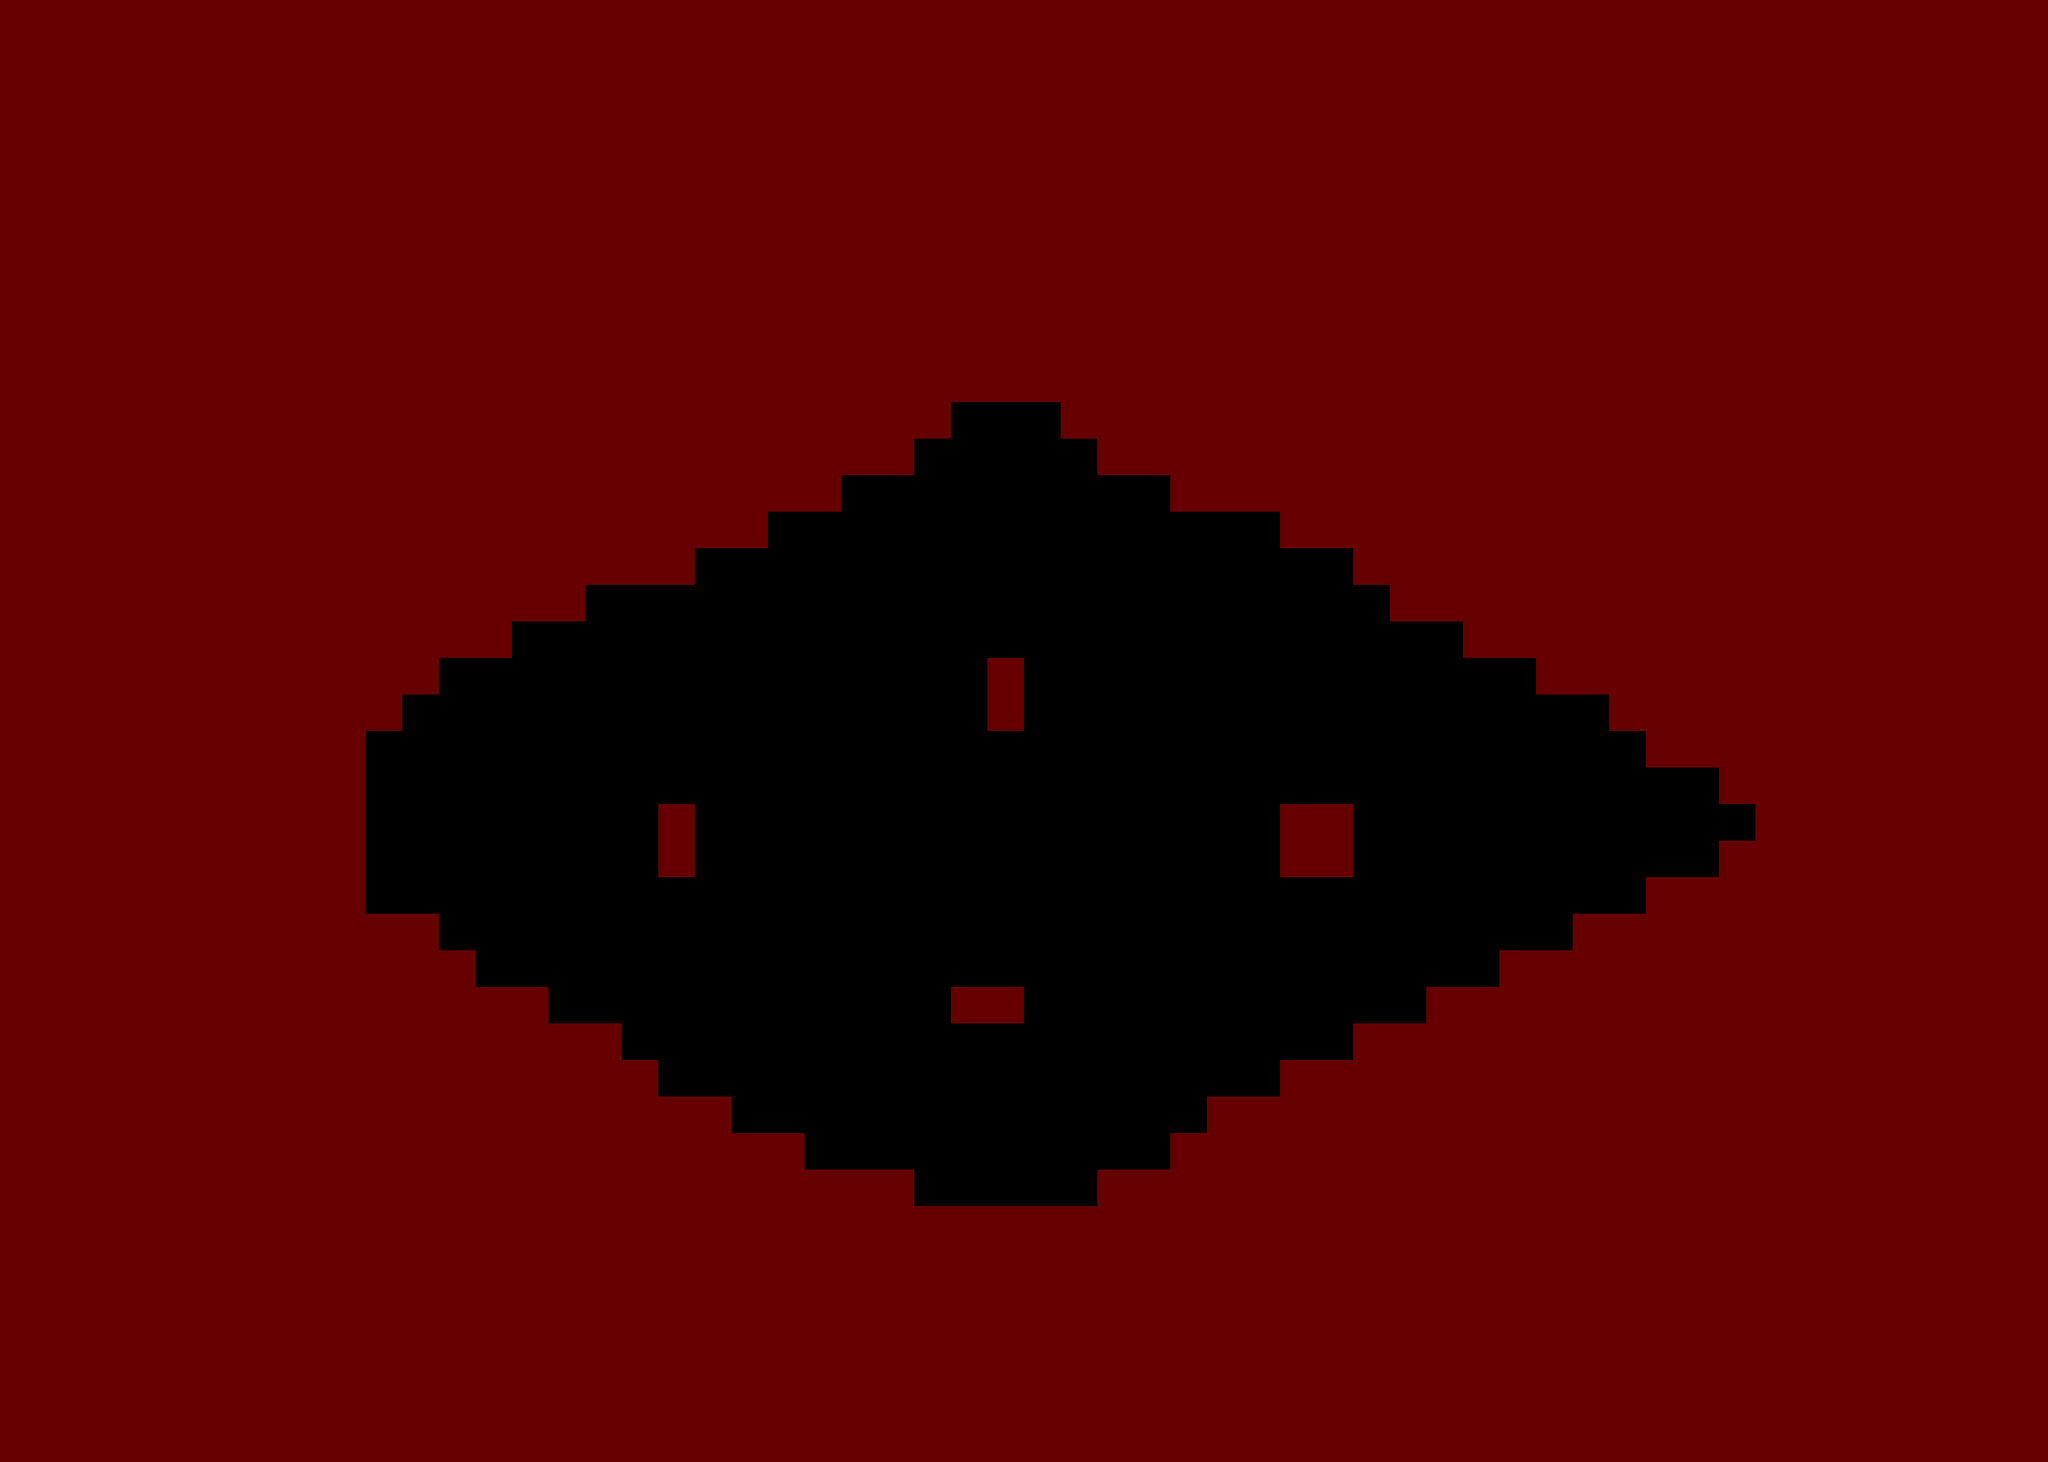

A level layout from a 2D game, rendered from its tile map. Below: a short description, then the map file with its tile-grid data intact:
An orthogonal 56x40 tile map with 64x64 px tiles, 1 tile layer (碰撞（红色）), 2 tilesets.

<map version="1.0" tiledversion="1.1.6" orientation="orthogonal" renderorder="left-up" width="56" height="40" tilewidth="64" tileheight="64" infinite="0" nextobjectid="1"><tileset firstgid="1" name="tile_res" tilewidth="64" tileheight="64" tilecount="2" columns="2"><image source="../misc/tile_res.png" width="128" height="64" /></tileset><tileset firstgid="3" name="tile_res" tilewidth="64" tileheight="64" tilecount="2" columns="2"><image source="../misc/tile_res.png" width="128" height="64" /></tileset><imagelayer name="背景"><image source="mdata.jpg" width="3584" height="2560" /></imagelayer><layer name="碰撞（红色）" width="56" height="40"><data encoding="csv">1,1,1,1,1,1,1,1,1,1,1,1,1,1,1,1,1,1,1,1,1,1,1,1,1,1,1,1,1,1,1,1,1,1,1,1,1,1,1,1,1,1,1,1,1,1,1,1,1,1,1,1,1,1,1,1,1,1,1,1,1,1,1,1,1,1,1,1,1,1,1,1,1,1,1,1,1,1,1,1,1,1,1,1,1,1,1,1,1,1,1,1,1,1,1,1,1,1,1,1,1,1,1,1,1,1,1,1,1,1,1,1,1,1,1,1,1,1,1,1,1,1,1,1,1,1,1,1,1,1,1,1,1,1,1,1,1,1,1,1,1,1,1,1,1,1,1,1,1,1,1,1,1,1,1,1,1,1,1,1,1,1,1,1,1,1,1,1,1,1,1,1,1,1,1,1,1,1,1,1,1,1,1,1,1,1,1,1,1,1,1,1,1,1,1,1,1,1,1,1,1,1,1,1,1,1,1,1,1,1,1,1,1,1,1,1,1,1,1,1,1,1,1,1,1,1,1,1,1,1,1,1,1,1,1,1,1,1,1,1,1,1,1,1,1,1,1,1,1,1,1,1,1,1,1,1,1,1,1,1,1,1,1,1,1,1,1,1,1,1,1,1,1,1,1,1,1,1,1,1,1,1,1,1,1,1,1,1,1,1,1,1,1,1,1,1,1,1,1,1,1,1,1,1,1,1,1,1,1,1,1,1,1,1,1,1,1,1,1,1,1,1,1,1,1,1,1,1,1,1,1,1,1,1,1,1,1,1,1,1,1,1,1,1,1,1,1,1,1,1,1,1,1,1,1,1,1,1,1,1,1,1,1,1,1,1,1,1,1,1,1,1,1,1,1,1,1,1,1,1,1,1,1,1,1,1,1,1,1,1,1,1,1,1,1,1,1,1,1,1,1,1,1,1,1,1,1,1,1,1,1,1,1,1,1,1,1,1,1,1,1,1,1,1,1,1,1,1,1,1,1,1,1,1,1,1,1,1,1,1,1,1,1,1,1,1,1,1,1,1,1,1,1,1,1,1,1,1,1,1,1,1,1,1,1,1,1,1,1,1,1,1,1,1,1,1,1,1,1,1,1,1,1,1,1,1,1,1,1,1,1,1,1,1,1,1,1,1,1,1,1,1,1,1,1,1,1,1,1,1,1,1,1,1,1,1,1,1,1,1,1,1,1,1,1,1,1,1,1,1,1,1,1,1,1,1,1,1,1,1,1,1,1,1,1,1,1,1,1,1,1,1,1,1,1,1,1,1,1,1,1,1,1,1,1,1,1,1,1,1,1,1,1,1,1,1,1,1,1,1,1,1,1,1,1,1,1,1,1,1,1,1,1,1,1,1,1,1,1,1,1,1,1,1,1,1,1,1,1,1,1,1,1,1,1,1,1,1,1,1,1,1,1,1,1,1,1,1,1,1,1,1,1,1,1,1,1,1,1,1,1,1,0,0,0,1,1,1,1,1,1,1,1,1,1,1,1,1,1,1,1,1,1,1,1,1,1,1,1,1,1,1,1,1,1,1,1,1,1,1,1,1,1,1,1,1,1,1,1,1,1,1,1,1,1,1,1,0,0,0,0,0,1,1,1,1,1,1,1,1,1,1,1,1,1,1,1,1,1,1,1,1,1,1,1,1,1,1,1,1,1,1,1,1,1,1,1,1,1,1,1,1,1,1,1,1,1,1,1,1,1,0,0,0,0,0,0,0,0,0,1,1,1,1,1,1,1,1,1,1,1,1,1,1,1,1,1,1,1,1,1,1,1,1,1,1,1,1,1,1,1,1,1,1,1,1,1,1,1,1,1,1,1,1,1,0,0,0,0,0,0,0,0,0,0,0,0,0,0,1,1,1,1,1,1,1,1,1,1,1,1,1,1,1,1,1,1,1,1,1,1,1,1,1,1,1,1,1,1,1,1,1,1,1,1,1,1,1,1,0,0,0,0,0,0,0,0,0,0,0,0,0,0,0,0,0,0,1,1,1,1,1,1,1,1,1,1,1,1,1,1,1,1,1,1,1,1,1,1,1,1,1,1,1,1,1,1,1,1,1,1,1,0,0,0,0,0,0,0,0,0,0,0,0,0,0,0,0,0,0,0,0,0,0,1,1,1,1,1,1,1,1,1,1,1,1,1,1,1,1,1,1,1,1,1,1,1,1,1,1,1,1,1,1,1,1,0,0,0,0,0,0,0,0,0,0,0,0,0,0,0,0,0,0,0,0,0,0,0,0,0,0,1,1,1,1,1,1,1,1,1,1,1,1,1,1,1,1,1,1,1,1,1,1,1,1,1,1,1,1,0,0,0,0,0,0,0,0,0,0,0,0,0,0,0,1,0,0,0,0,0,0,0,0,0,0,0,0,0,0,1,1,1,1,1,1,1,1,1,1,1,1,1,1,1,1,1,1,1,1,1,1,1,1,1,0,0,0,0,0,0,0,0,0,0,0,0,0,0,0,0,1,0,0,0,0,0,0,0,0,0,0,0,0,0,0,0,0,1,1,1,1,1,1,1,1,1,1,1,1,1,1,1,1,1,1,1,1,1,1,0,0,0,0,0,0,0,0,0,0,0,0,0,0,0,0,0,0,0,0,0,0,0,0,0,0,0,0,0,0,0,0,0,0,0,1,1,1,1,1,1,1,1,1,1,1,1,1,1,1,1,1,1,1,1,1,0,0,0,0,0,0,0,0,0,0,0,0,0,0,0,0,0,0,0,0,0,0,0,0,0,0,0,0,0,0,0,0,0,0,0,0,0,1,1,1,1,1,1,1,1,1,1,1,1,1,1,1,1,1,1,1,0,0,0,0,0,0,0,0,1,0,0,0,0,0,0,0,0,0,0,0,0,0,0,0,0,1,1,0,0,0,0,0,0,0,0,0,0,0,1,1,1,1,1,1,1,1,1,1,1,1,1,1,1,1,1,1,0,0,0,0,0,0,0,0,1,0,0,0,0,0,0,0,0,0,0,0,0,0,0,0,0,1,1,0,0,0,0,0,0,0,0,0,0,1,1,1,1,1,1,1,1,1,1,1,1,1,1,1,1,1,1,1,0,0,0,0,0,0,0,0,0,0,0,0,0,0,0,0,0,0,0,0,0,0,0,0,0,0,0,0,0,0,0,0,0,0,0,1,1,1,1,1,1,1,1,1,1,1,1,1,1,1,1,1,1,1,1,1,1,1,0,0,0,0,0,0,0,0,0,0,0,0,0,0,0,0,0,0,0,0,0,0,0,0,0,0,0,0,0,0,0,1,1,1,1,1,1,1,1,1,1,1,1,1,1,1,1,1,1,1,1,1,1,1,1,1,1,0,0,0,0,0,0,0,0,0,0,0,0,0,0,0,0,0,0,0,0,0,0,0,0,0,0,0,0,1,1,1,1,1,1,1,1,1,1,1,1,1,1,1,1,1,1,1,1,1,1,1,1,1,1,1,1,1,1,0,0,0,0,0,0,0,0,0,0,0,1,1,0,0,0,0,0,0,0,0,0,0,0,1,1,1,1,1,1,1,1,1,1,1,1,1,1,1,1,1,1,1,1,1,1,1,1,1,1,1,1,1,1,1,1,1,1,0,0,0,0,0,0,0,0,0,0,0,0,0,0,0,0,0,0,0,0,1,1,1,1,1,1,1,1,1,1,1,1,1,1,1,1,1,1,1,1,1,1,1,1,1,1,1,1,1,1,1,1,1,1,1,1,1,0,0,0,0,0,0,0,0,0,0,0,0,0,0,0,0,0,1,1,1,1,1,1,1,1,1,1,1,1,1,1,1,1,1,1,1,1,1,1,1,1,1,1,1,1,1,1,1,1,1,1,1,1,1,1,1,1,1,0,0,0,0,0,0,0,0,0,0,0,0,0,1,1,1,1,1,1,1,1,1,1,1,1,1,1,1,1,1,1,1,1,1,1,1,1,1,1,1,1,1,1,1,1,1,1,1,1,1,1,1,1,1,1,1,1,1,0,0,0,0,0,0,0,0,0,0,1,1,1,1,1,1,1,1,1,1,1,1,1,1,1,1,1,1,1,1,1,1,1,1,1,1,1,1,1,1,1,1,1,1,1,1,1,1,1,1,1,1,1,1,1,1,1,1,1,0,0,0,0,0,1,1,1,1,1,1,1,1,1,1,1,1,1,1,1,1,1,1,1,1,1,1,1,1,1,1,1,1,1,1,1,1,1,1,1,1,1,1,1,1,1,1,1,1,1,1,1,1,1,1,1,1,1,1,1,1,1,1,1,1,1,1,1,1,1,1,1,1,1,1,1,1,1,1,1,1,1,1,1,1,1,1,1,1,1,1,1,1,1,1,1,1,1,1,1,1,1,1,1,1,1,1,1,1,1,1,1,1,1,1,1,1,1,1,1,1,1,1,1,1,1,1,1,1,1,1,1,1,1,1,1,1,1,1,1,1,1,1,1,1,1,1,1,1,1,1,1,1,1,1,1,1,1,1,1,1,1,1,1,1,1,1,1,1,1,1,1,1,1,1,1,1,1,1,1,1,1,1,1,1,1,1,1,1,1,1,1,1,1,1,1,1,1,1,1,1,1,1,1,1,1,1,1,1,1,1,1,1,1,1,1,1,1,1,1,1,1,1,1,1,1,1,1,1,1,1,1,1,1,1,1,1,1,1,1,1,1,1,1,1,1,1,1,1,1,1,1,1,1,1,1,1,1,1,1,1,1,1,1,1,1,1,1,1,1,1,1,1,1,1,1,1,1,1,1,1,1,1,1,1,1,1,1,1,1,1,1,1,1,1,1,1,1,1,1,1,1,1,1,1,1,1,1,1,1,1,1,1,1,1,1,1,1,1,1,1,1,1,1,1,1,1,1,1,1,1,1,1,1,1,1,1,1,1,1,1,1,1,1,1,1,1,1,1,1,1,1,1,1,1,1,1,1,1,1,1,1,1,1,1,1,1,1,1,1,1,1,1,1,1,1,1,1,1,1,1,1,1,1,1,1,1,1,1,1,1,1,1,1,1,1,1,1,1,1,1,1,1,1,1,1,1,1,1,1,1,1,1,1,1,1,1,1,1,1,1,1,1</data></layer></map>
